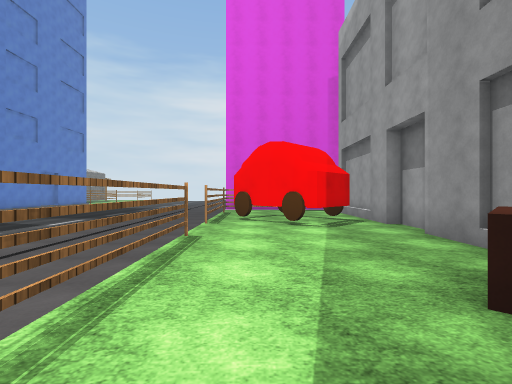
[1] (above)

22 first-person views from a walk through a 3-D level made in the Unity game engine. The camera is 1.4 m above the floor, looks level and sees 85° across. The floor is counted in squares, 2 m on a side. Each view is taken from the middle of a square. On the plan, view 1 faces up. The plan holds only what a view shows up to about 9 squares ahead; the rest is blank. The place goes on beyond the plan. The player character is not drawn. Some animated figures are left out. Some surface patterns are stand-ins.

[2]
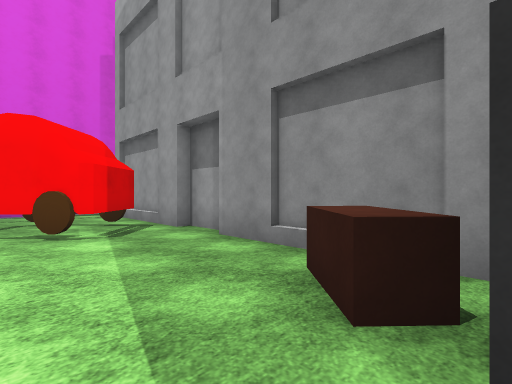

[3]
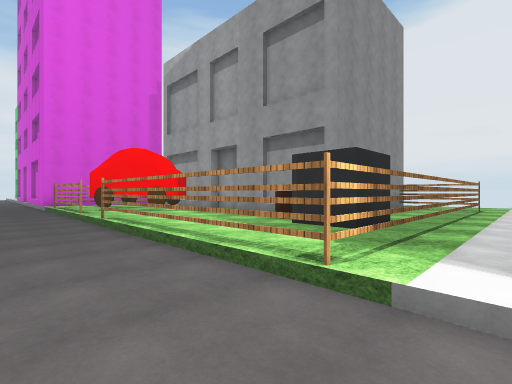

[4]
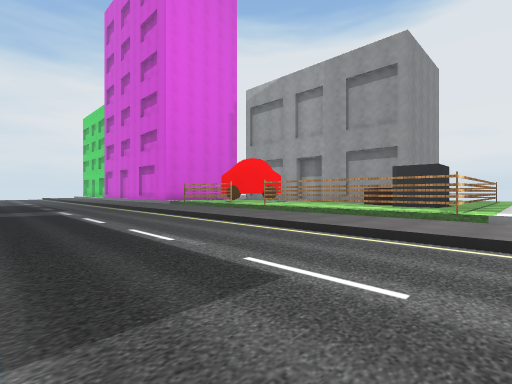

[5]
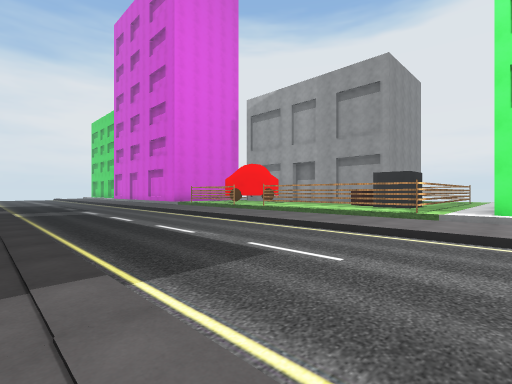

[6]
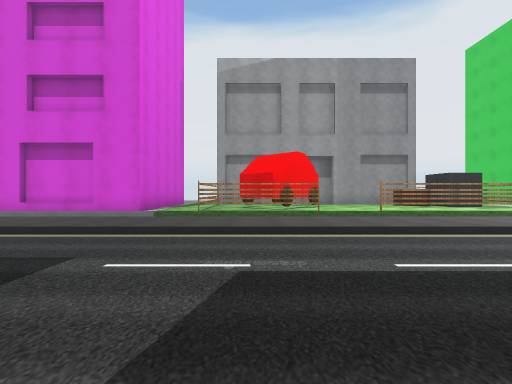

[7]
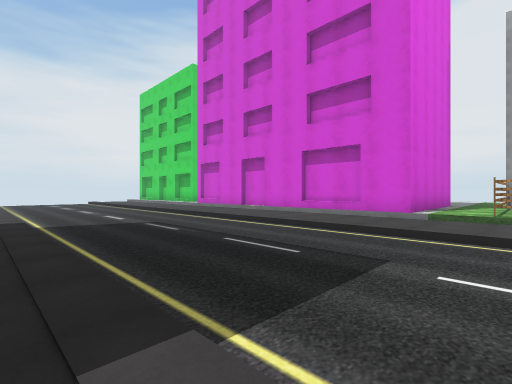

[8]
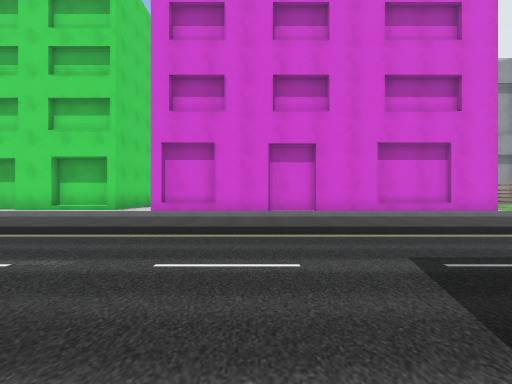

[9]
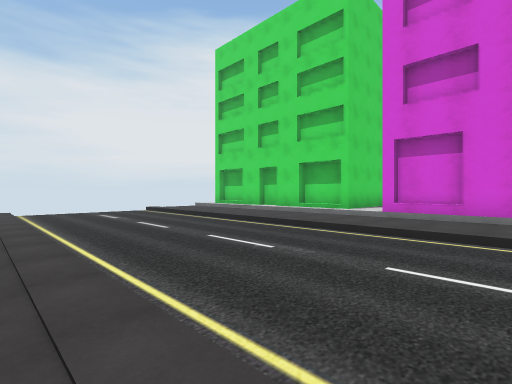

[10]
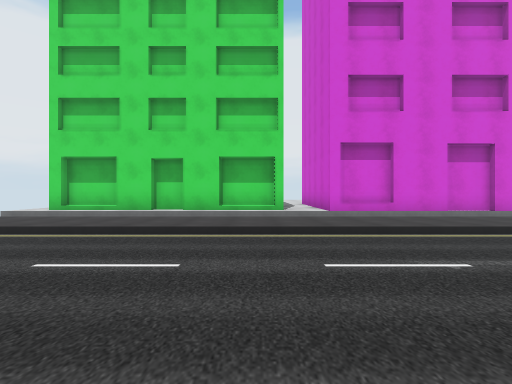

[11]
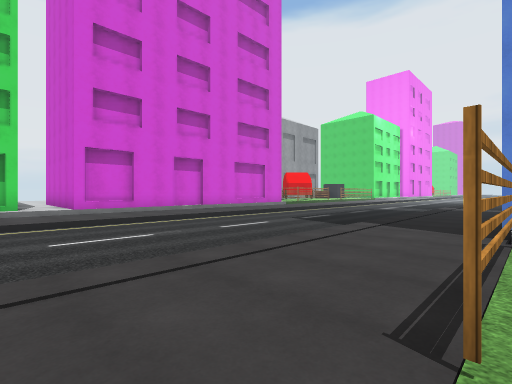

[12]
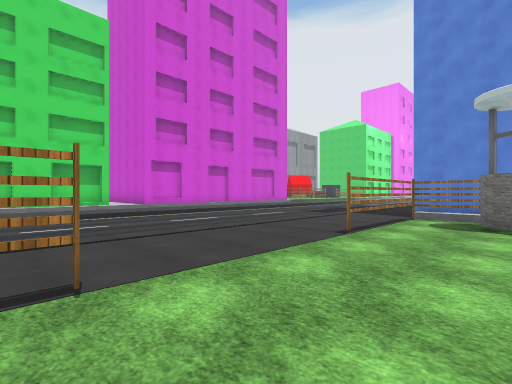

[13]
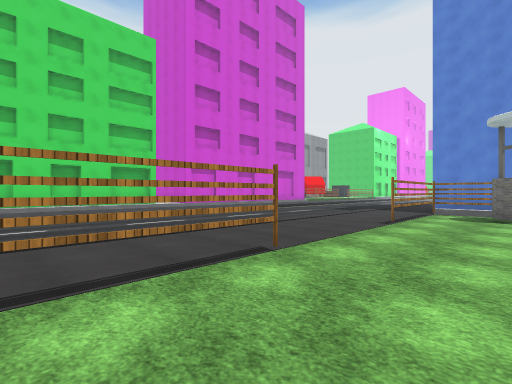

[14]
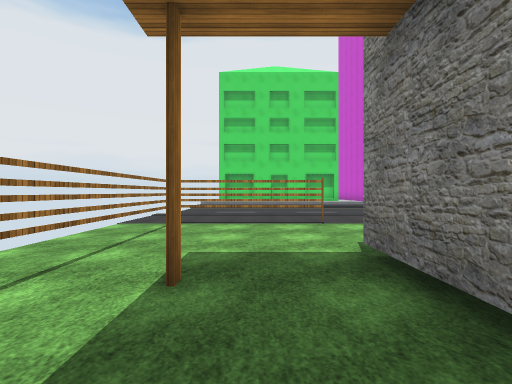

[15]
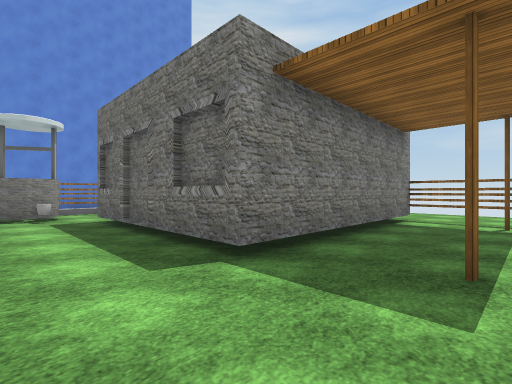

[16]
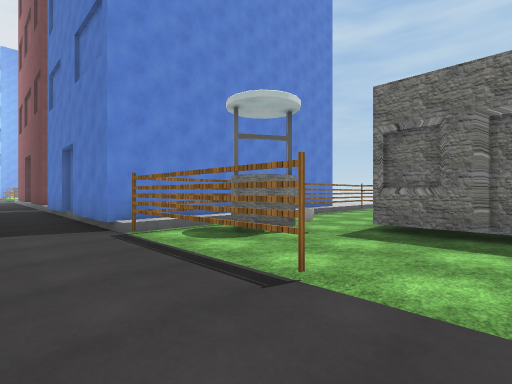

[17]
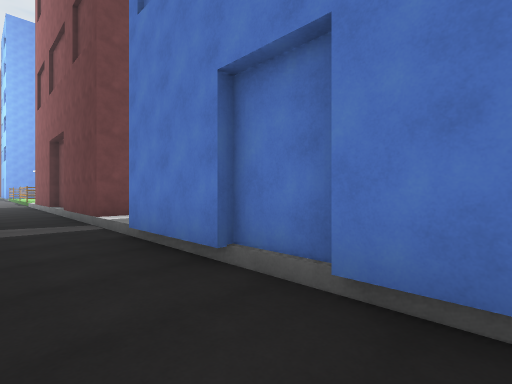

[18]
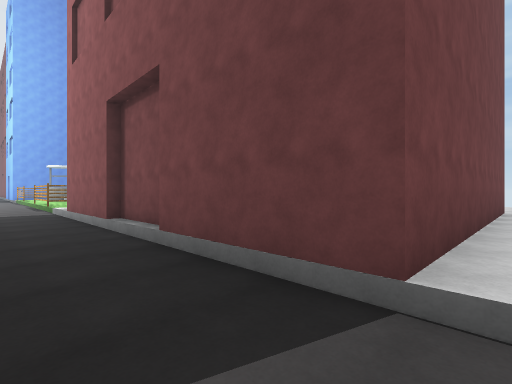

[19]
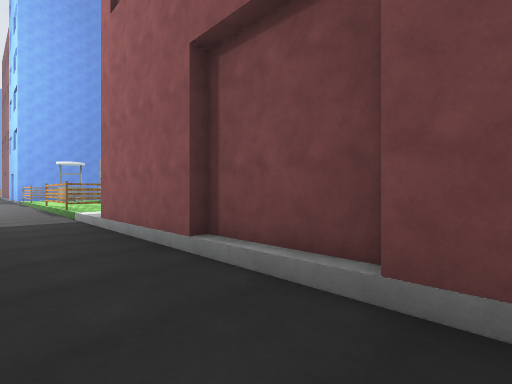

[20]
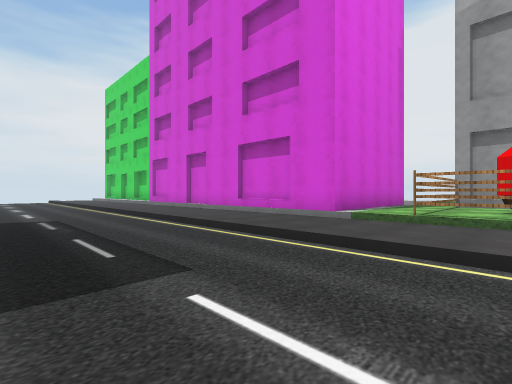

[21]
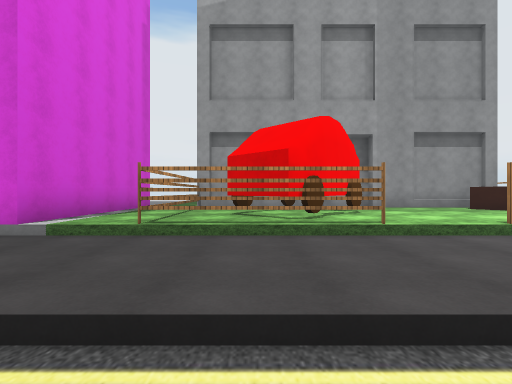

[22]
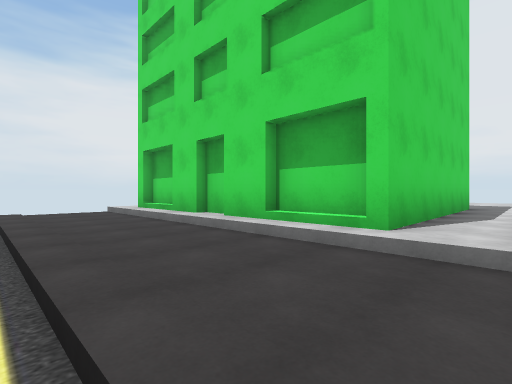

### Floor plan
Key: @ floor where view 1 was taken; # wall or solid block; . main floor; : floor 0.25 m higher than the main floor; - floor 0.25 m lower than the main floor; / step, stairs or slope; = window, fence, low wall or low ledge; B box; T thing the floor can be seen under or through.
Columns run from 22 left of view 1 to 7 right of it. Each row starts with its distance up from view 1.
 30             ..     ../:
 29        #   #..--  -../#
 28   .T.......T..-----../#
 27 ...T.......T..-----../#
 26 ..TT.......T..-----../#
 25     #####.....-----../#
 24         #.....-----../#
 23         #.....-----../#####
 22         #.....-----../::::::
 21         #..=..-----..##   ::
 20         ##.=..-----..#
 19          #.=..-----..#
 18          ###..-----..#
 17          ###..-----..#
 16            #..-----..#
 15            #..-----..#
 14            #..-----..#
 13            #..-----..#
 12            #..-----..#####
 11            #..-----../:::
 10            #..-----../===:
  9            #..-----..#####
  8            #..-----..#####
  7            #..-----..#####
  6            #..-----../:#:##
  5            #..-----../::::#
  4            #..-----..=:::##
  3            #..-----..=:::#
  2            #..-----..=::B#
  1            #..-----..=:BB#  ##
  0             ..-----..=@BB::::=
 -1            /..-----..#=======#
 -2            /..-----../:::::::
 -3           =#..-----../#

Positions as (right, up) in squares from view 1, and headings:
1: (0, 0), facing up
2: (0, 1), facing up-right
3: (-3, -2), facing up-right
4: (-8, -2), facing up-right
5: (-9, -3), facing up-right
6: (-9, 8), facing right
7: (-9, 9), facing up-right
8: (-9, 18), facing right
9: (-9, 18), facing up-right
10: (-9, 23), facing right
11: (-11, 23), facing down-right
12: (-13, 26), facing down-right
13: (-13, 28), facing down-right
14: (-17, 27), facing right
15: (-12, 28), facing down-left
16: (-9, 23), facing down-left
17: (-9, 16), facing down-left
18: (-9, 10), facing down-left
19: (-9, 7), facing down-left
20: (-7, 8), facing up-right
21: (-5, 8), facing right
22: (-4, 21), facing up-right
